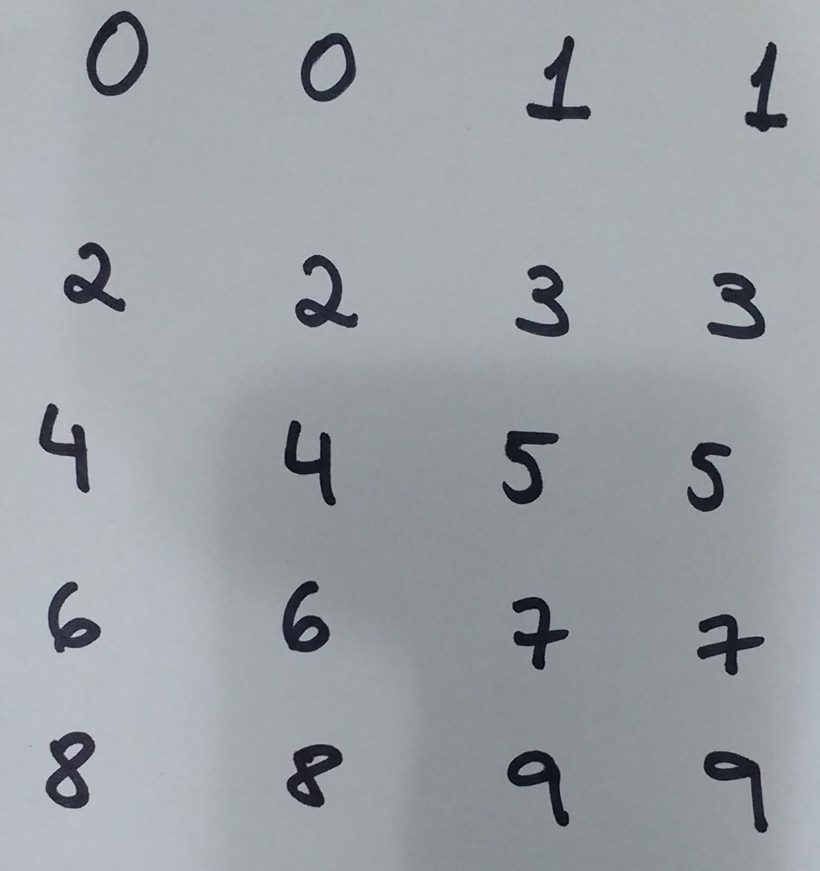
#> input picture Data/numbers.jpg, 1639 x 1741 px (shown at 1/2 size)
$ jupyter execute --allow-errors teste_OCR_Tesseract.ipynb   (shell and % lines are left out)
#> lines starting #> are read from the running program, lines starting #| are printed output that depends on the picture
[cell 1]
import os
import sys

import pytesseract as T
# tesseract_dcmd = f"{os.environ['LOCALAPPDATA']}/Tesseract-OCR/tesseract.exe"
# T.pytesseract.tesseract_cmd = tesseract_dcmd

from PIL import Image
import pandas

import numpy as np
import matplotlib.pyplot as plt
from matplotlib import patches
from sklearn import datasets

# Load Images

[cell 2]
fname = '../Data/numbers.jpg'
img = Image.open(fname)
#> img is the input picture: PIL image 1639x1741 RGB; mean R, G, B 155.8, 160.6, 164.9
print('Image shape: ', img.size)
#| Image shape:  (1639, 1741)
img

# Preprocessed Image

[cell 3]
th = 500
ny = 200

if ny is None:
    ny = img.size[1]
nx = int(img.size[0] / float(img.size[1]) * ny)
#> nx = 188

print('Reshaped From: ', img.size)
#| Reshaped From:  (1639, 1741)
print('           to: ', (nx,ny))
#|            to:  (188, 200)

prep_img = img.resize((nx,ny)).copy()
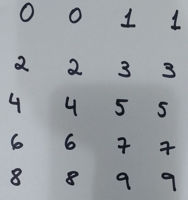
#> prep_img: PIL image 188x200 RGB; mean R, G, B 155.8, 160.6, 164.9
prep_img = np.asarray(prep_img.convert('L')).copy()
#> prep_img: shape (200, 188)
prep_img[prep_img > th] = 0

print('ARRAY LIkE', prep_img)
#> (printed output is left out)

plt.imshow(prep_img, cmap='gray')
plt.xticks([])
plt.yticks([])

# Tesseract

#> (a cell that did not finish here is left out)

[cell 5]
charlist='0123456789'

tess_conf = {
    'textord_words_default_nonspace': '10',
    'tessedit_char_whitelist': charlist,
    'min_sane_x_ht_pixels': '1',
    'edges_min_nonhole': '100'
}
tess_conf_str = ' '.join(['-c '+k+'='+v for k,v in tess_conf.items()])
tess_conf_str = tess_conf_str + ' --oem 0'
print(tess_conf_str)


no_rows = 5
min_blocks = 2
no_blocks = 20
#> (the rest of this cell did not finish here and is left out)

#> (a cell that did not finish here is left out)

#> (a cell that did not finish here is left out)

[cell 8]
# find correct number of rows and characters, adjusting tesseract conf
min_sane_x_ht_pixels = 1


charlist='0123456789'
charlist = charlist + charlist.upper()
tess_conf = '-c tessedit_char_whitelist='+charlist
#tess_conf = tess_conf + ' -c min_sane_x_ht_pixels=%i'%min_sane_x_ht_pixels
print(tess_conf)


min_split = 4
#> (the rest of this cell did not finish here and is left out)

[cell 9]
img.size
#> Out = (1639, 1741)

[cell 10]
charlist='0123456789'
charlist = charlist + charlist.upper()

tess_conf = '-c tessedit_char_whitelist='+charlist

tess_conf = tess_conf + 'min_sane_x_ht_pixels=8'


#> (the rest of this cell did not finish here and is left out)

[cell 11]
th = 220
bw_img = np.asarray(img.convert('L')).copy()

bw_img[bw_img > th] = 0
#> bw_img: shape (1741, 1639); min 0, max 220, mean 159.7

charlist='0123456789abcdefghijklmnopqrstuvxwyz'
charlist = charlist + charlist.upper()

#tess_conf = '-c tessedit_char_whitelist='+charlist

#> (the rest of this cell did not finish here and is left out)
